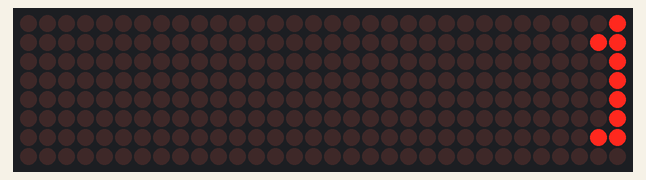
Recording of a sketch running on a simulated Arduino Uno, built with avr-gcc and run on an emulated ATmega328P. Shown: 32×8 LED matrix. The local clock reads 2024-03-15 10:24:30 at power-on unless the sketch sets it.

Above: at 26.26 s.
At 27.26 s:
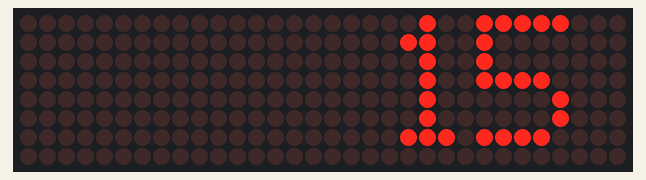
At 28.2 s:
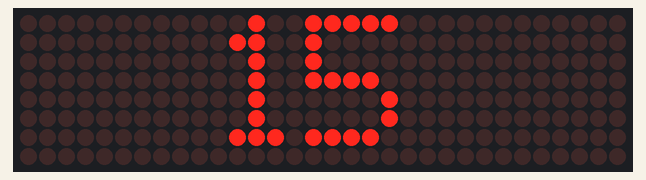
At 30.96 s:
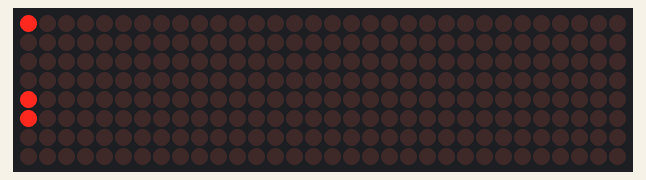
At 34.0 s:
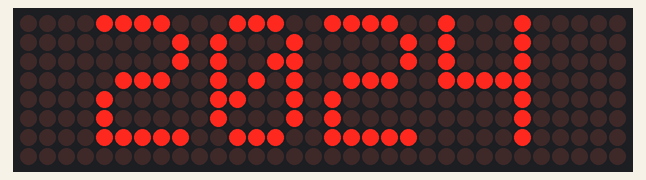
At 37.5 s:
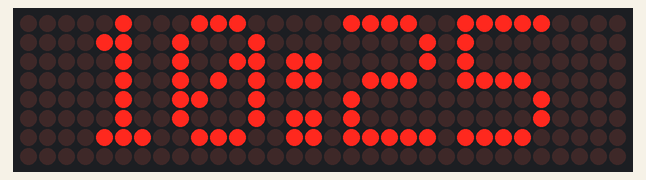

The sketch:

maincode.ino
```cpp
#include <MD_Parola.h>
#include "RTClib.h"
#include"Wire.h"

RTC_DS1307 RTC;
DateTime now;
#define HARDWARE_TYPE MD_MAX72XX::FC16_HW
#define MAX_DEVICES 4
#define CLK_PIN   13
#define DATA_PIN  11
#define CS_PIN    10
int i;
MD_Parola P = MD_Parola(HARDWARE_TYPE, CS_PIN, MAX_DEVICES);

char daysOfTheWeek[7][12] = {"Sunday", "Monday", "Tuesday", "Wednesday", "Thursday", "Friday", "Saturday"};
char monthOfTheYear[12][12] = {"January", "February", "March", "April", "May", "June", "July", "August", "September", "October", "November", "December"};
void setup()
{
  Serial.begin(9600);

  P.begin();
  P.setInvert(false);
  P.setIntensity(1);
  Wire.begin();
  RTC.begin();
//  if (! RTC.isrunning())
//      {
//        //Serial.println("RTC is NOT running!");
//        RTC.adjust(DateTime(__DATE__, __TIME__));
//      }
      //RTC.adjust(DateTime(__DATE__, __TIME__)); //sets date and time

  P.displayText("DIGITAL CLOCK PROJECT" , PA_CENTER, 50, 0, PA_SCROLL_LEFT, PA_SCROLL_LEFT);
  while (!P.displayAnimate());
}

const char *ZiuaCurenta = " ";

String Hour;
String TIMP=" ";
String ORA=" ";
String MINUT=" ";
String SECUNDA=" ";
String DATA="";

String Day;
String Month;
String Year;
String HumSTR;
String CelSTR;
String FarSTR;

void loop()
{
  now = RTC.now();
  String DayOfWeek = daysOfTheWeek[now.dayOfTheWeek()];
  String MonthOfYear = monthOfTheYear[now.month() - 1];
  const char *DayOfWeekC = DayOfWeek.c_str();
  const char *MonthOfYearC = MonthOfYear.c_str();

  ORA = (now.hour());
  if (ORA.length() < 2)
         {
           ORA = "0"+ ORA;
         }

  MINUT = (now.minute());
  if (MINUT.length() < 2)
         {
           MINUT = "0"+ MINUT;
         }

  TIMP = ORA + ":" + MINUT;

  const char *Timp = TIMP.c_str();

  Day = now.day();
  Month = now.month();
  Year = now.year();

  const char *Ziua = Day.c_str();
  const char *Luna = Month.c_str();
  const char *Anul = Year.c_str();

  String Date = Day + "/" + Month + "/" + Year;
  const char *Data = Date.c_str();

    if(i==0)
    {
       P.displayText("WELCOME TO PHYTEC EMBEDDED IOT LAB!" , PA_CENTER, 50, 0, PA_SCROLL_LEFT, PA_SCROLL_LEFT);
         while (!P.displayAnimate());
    }
      if(i==1)
    {
       P.displayText("PHYTEC EXPO" , PA_CENTER, 50, 0, PA_SCROLL_LEFT, PA_SCROLL_LEFT);
         while (!P.displayAnimate());
    }

    else if (i == 2)
    {
        P.displayText(DayOfWeekC, PA_CENTER, 50, 0, PA_SCROLL_LEFT, PA_SCROLL_LEFT);
         while (!P.displayAnimate());
    }
    else if (i == 3)
    {
        P.displayText(Ziua, PA_CENTER, 100, 1000, PA_SCROLL_LEFT, PA_SCROLL_LEFT);
         while (!P.displayAnimate());
    }
    else if (i == 4)
    {
        P.displayText(MonthOfYearC, PA_CENTER, 50, 0, PA_SCROLL_LEFT, PA_SCROLL_LEFT);
         while (!P.displayAnimate());
    }
    else if (i == 5)
    {
        P.displayText(Anul, PA_CENTER, 10, 3000, PA_SCROLL_DOWN, PA_SCROLL_DOWN);
         while (!P.displayAnimate());
    }
    else if (i == 6)
    {
        P.displayText(Timp, PA_CENTER, 50, 5000, PA_SCROLL_DOWN, PA_SCROLL_DOWN); //for setting time
         while (!P.displayAnimate());
    }
     i= i+1;
     if (i > 6)
       {
         i=0;
       }

}
```

Measured:
- what the display in image 2 shows lasts 1.0 s, from 28.1 s to 29.1 s
- what the display in image 4 shows lasts 3.1 s, from 33.9 s to 37.0 s
